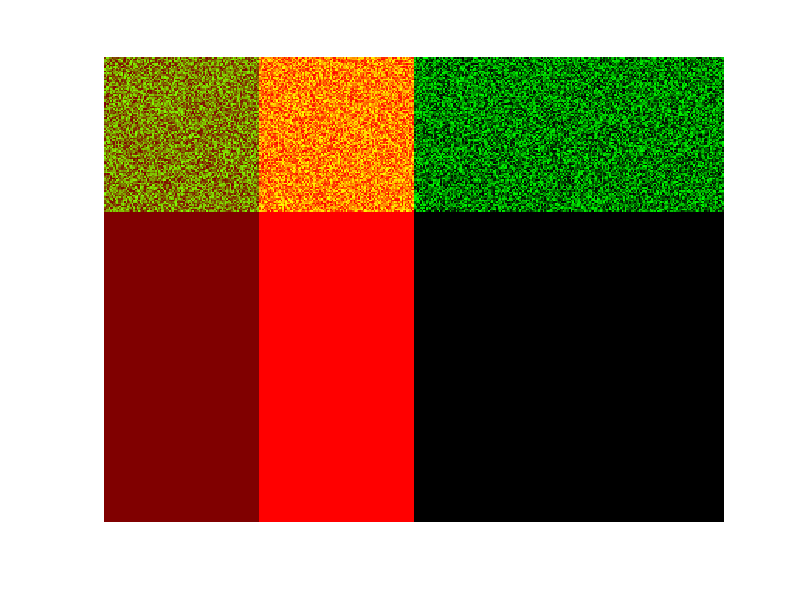

Write the MATLAB code that produced this figure.
 image=zeros(300,400,3); %initialize
 image(:,1:100,1)=0.5;   %Red (dark red)
 image(:,101:200,1)=1;   %Red (maximum value)
 image(1:100,:,2)=rand(100,400);  %Green
  figure, imshow(image);